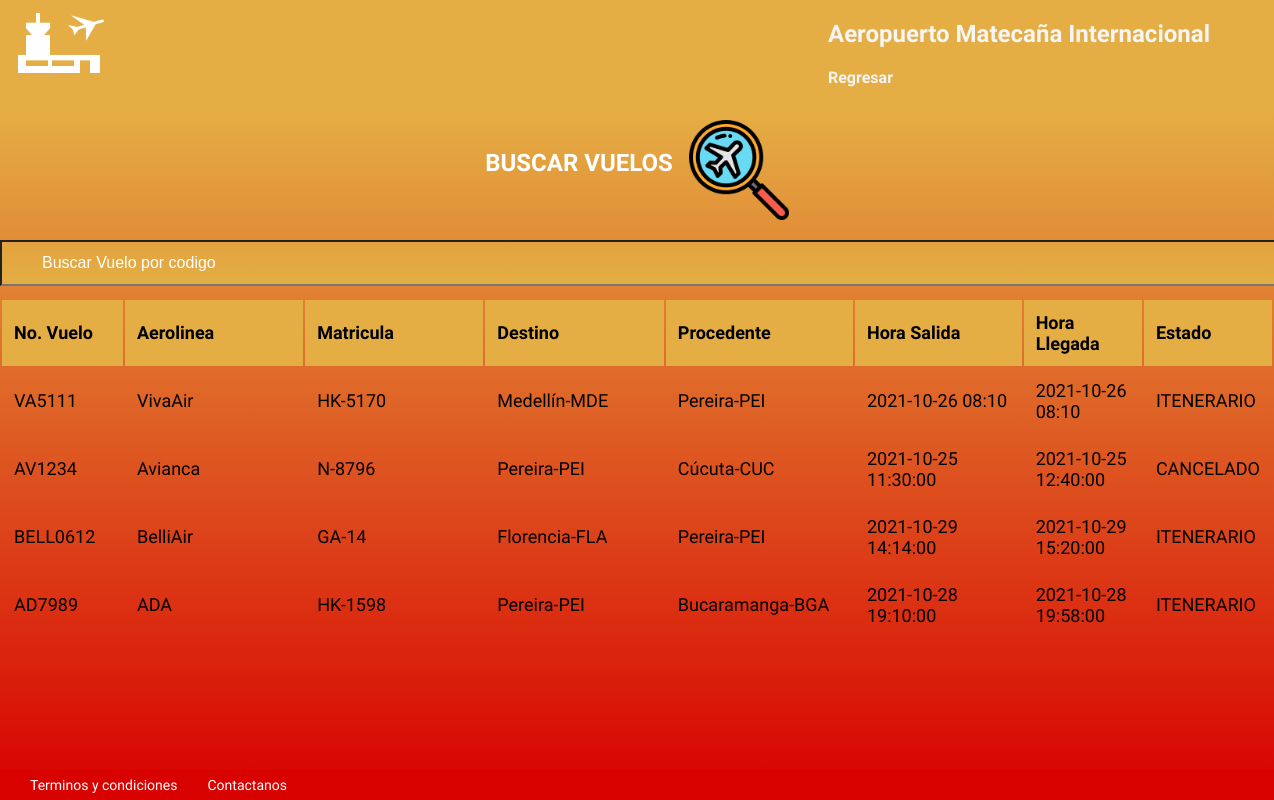
Screenshot of /vervuelos/ (signed in) with the database file from the repository.
### tables this page shows
CREATE TABLE vuelos (codigo VARCHAR (100) NOT NULL PRIMARY KEY, aerolinea VARCHAR (100) NOT NULL, matricula VARCHAR (100) NOT NULL, destino VARCHAR (100) NOT NULL, origen VARCHAR (100), horasalida DATETIME NOT NULL, horallegada DATETIME NOT NULL, estadovuelo VARCHAR (100) NOT NULL DEFAULT ITENERARIO, piloto VARCHAR (100) NOT NULL, capacidad INTEGER, pasajeros INTEGER);

### app.py (the view, shortened to what this page needs)
@app.route('/vervuelos/')
@app.route('/vervuelos/<string:usr>')
@app.route('/vervuelos/',methods=['GET', 'POST'])
def listarVuelos(usr=None):
    if session['perfil']==None or session['perfil']=='I':
        return render_template('error.html',mensaje='Acseso no permitido')
    else:
        try:
            sql = f"SELECT * FROM vuelos WHERE estadovuelo <> 'CERRADO'"
            dat = cargardatos(sql)
            if len(dat)==0:
                msg ='No hay vuuelos registrados'
                print(msg)
            else:
                msg = 'Ok'
        except Exception:
            msg = 'ERROR: Por favor intente luego'
            print(Exception)
            traceback.print_exc()
        if msg == 'Ok':
            return render_template('verVuelos.html',vuelos=dat)
        else:
            return render_template('error.html',mensaje=msg)

### bd.py (called while the page is built)
def cargardatos(sql) ->list:
    try:
        with sqlite3.connect(URL_DB) as conec:
            cur = conec.cursor()
            res = cur.execute(sql).fetchall()
    except Exception:
        res = None
    return res

### templates/verVuelos.html (shortened to what this page needs)
<!DOCTYPE html>
<html lang="es">
<head>
    <link rel="stylesheet" href='{{ url_for("static", filename="css/style.css") }}'>
</head>
<body>
  <header class="header">
    <img class="header__img" src='{{ url_for("static", filename="media/icons8-aeropuerto-100.png") }}' alt="Logo" />
    <div>
        <h2 class="header__title"><a href="/home/">Aeropuerto Matecaña Internacional</a> </h2>
        {% if session['perfil'] == 'U' %}
        <a href="/menu/">Regresar</a>
        {% endif %}
    </div>
</header>
</body>
<section class="wkarea">
  <center><h2 style="color: white;" class="login__title">BUSCAR VUELOS <img class="header__img" align = 'center' src="../static/media/buscarvuelo.png" alt="Logo"></h2></center>
<input type="text" id="myInput" onkeyup="myFunction()" placeholder="Buscar Vuelo por codigo" title="Codigo de Vuelo">
<table id="myTable">
  <tr class="header1">
    <th style="width:10%;">No. Vuelo</th>
    <th style="width:16%;">Aerolinea</th>
    <th style="width:16%;">Matricula</th>
    <th style="width:16%;">Destino</th>
    <th style="width:16%;">Procedente</th>
    <th style="width:10%;">Hora Salida</th>
    <th style="width:10%;">Hora Llegada</th>
    <th style="width:20%;">Estado</th>
  </tr>
  {% for dat in vuelos %}
  <tr>
    <td style="width:5%;">{{dat[0]}}</td>
    <td style="width:15%;">{{dat[1]}}</td>
    <td style="width:15%;">{{dat[2]}}</td>
    <td style="width:10%;">{{dat[3]}}</td>
    <td style="width:10%;">{{dat[4]}}</td>
    <td style="width:15%;">{{dat[5]}}</td>
    <td style="width:10%;">{{dat[6]}}</td>
    <td style="width:10%;">{{dat[7]}}</td>
  </tr>
  {% endfor %}
</table>
    </section>
  <body>
    <footer class="footer">
      <a href="/terminos">Terminos y condiciones </a>
      <a href="/contactanos">Contactanos</a>
    </footer>
  </body>
</html>

### static/css/style.css (style rules this page uses)
body { margin: 0; padding: 0; font-family: 'Mulish', sans-serif; }
.header { width: 100%; height: 90px; background-color:#e4ae44; display: flex; justify-content: space-between; padding-bottom: 10px; }
.header__img { width: 100px; margin-top: 10px; margin-left: 10px; }
.header__title { color: whitesmoke; padding-right: 2rem; font-family: 'Mulish', sans-serif; font-weight: bold; }
.header a { color: whitesmoke; padding-right: 2rem; font-family: 'Mulish', sans-serif; font-weight: bold; text-decoration: none; }
.header__title a { color: whitesmoke; padding-right: 2rem; font-family: 'Mulish', sans-serif; font-weight: bold; text-decoration: none; }
::placeholder { color:white }
.footer { display: flex; align-items: center; height: 100px; width: 100%; background-color: #d80200; }
.footer a { color: white; font-size: 14px; cursor: pointer; padding-left: 30px; text-decoration: none; }

### templates/verVuelos.html (style rules this page uses)
body { background: #e4ae44; }
.header { width : 100% !important; height : 10vh !important; }
.footer { width : 100% !important; height : 30px !important; position : fixed !important; bottom :0px ; left :0px; }
.wkarea { width : 100%; height : 85vh; background: linear-gradient(#e4ae44,#d80200); }
#myInput { background-image: url('../static/media/buscarvuelo.png'); background-position: 10px 10px; background-repeat: no-repeat; width: 100%; font-size: 16px; padding: 12px 20px 12px 40px; background: linear-gradient(rgba(227,162,63), rgba(228,174,68)); margin-bottom: 12px; }
#myTable { width: 100%; font-size: 18px; box-sizing: border-box; }
#myTable th, #myTable td { text-align: left; padding: 12px; }
#myTable tr.header1, #myTable tr:hover { background-color: #e4ae44; }
.login__title { background-color: linear-gradient(rgba(227,162,63), rgba(228,174,68)); }

### rows the page displays
vuelos: codigo "VA5111", aerolinea "VivaAir", matricula "HK-5170", destino "Medellín-MDE", origen "Pereira-PEI", horasalida "2021-10-26 08:10", horallegada "2021-10-26 08:10", estadovuelo "ITENERARIO"
vuelos: codigo "AV1234", aerolinea "Avianca", matricula "N-8796", destino "Pereira-PEI", origen "Cúcuta-CUC", horasalida "2021-10-25 11:30:00", horallegada "2021-10-25 12:40:00", estadovuelo "CANCELADO"
vuelos: codigo "BELL0612", aerolinea "BelliAir", matricula "GA-14", destino "Florencia-FLA", origen "Pereira-PEI", horasalida "2021-10-29 14:14:00", horallegada "2021-10-29 15:20:00", estadovuelo "ITENERARIO"
vuelos: codigo "AD7989", aerolinea "ADA", matricula "HK-1598", destino "Pereira-PEI", origen "Bucaramanga-BGA", horasalida "2021-10-28 19:10:00", horallegada "2021-10-28 19:58:00", estadovuelo "ITENERARIO"
